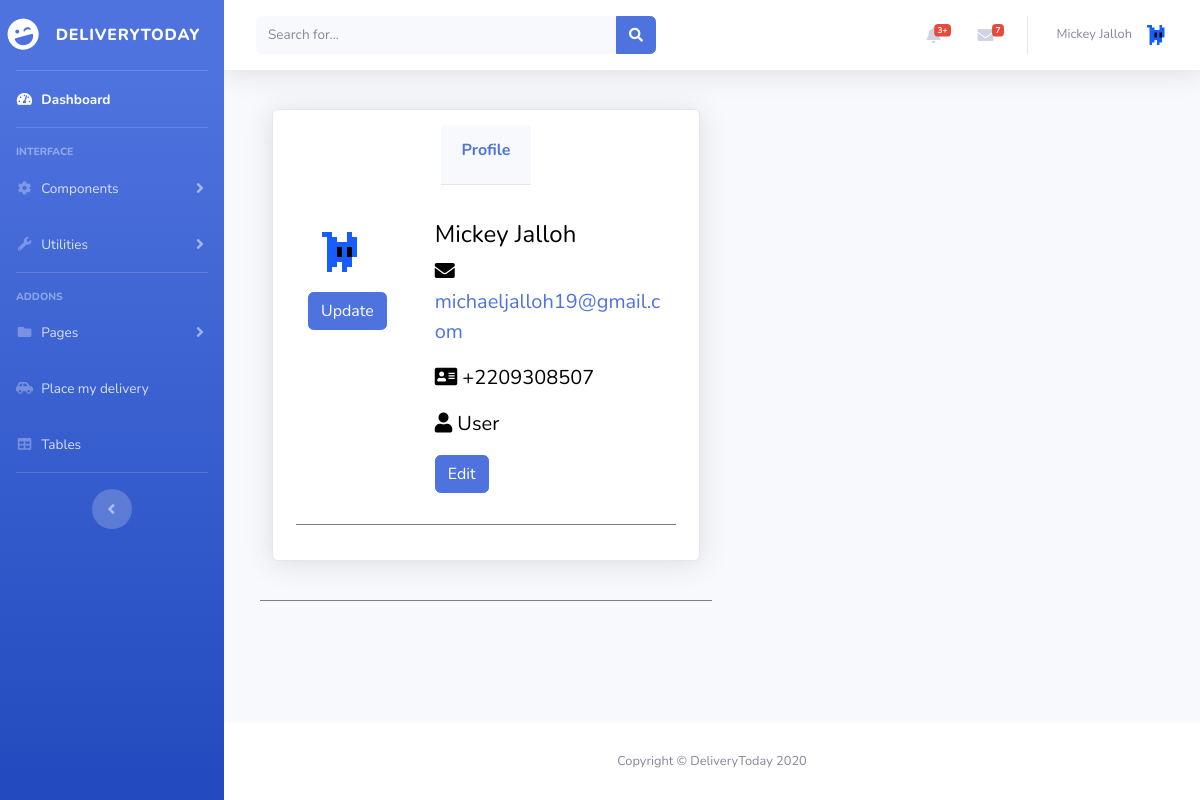
/user/profile (signed in), run on the app's committed database.
### flaskapp/models.py (models this page shows, shortened)
class BaseModel(Model):
    class Meta:
        database = db

class User(BaseModel, UserMixin):  #user mixin is from flask login
    fname = CharField()
    lname = CharField()
    password_hash = CharField()
    email = CharField()
    confirmed = BooleanField()
    phoneno = CharField()
    account_type = CharField()
    profile_pic = CharField(default="380x500.png")

### flaskapp/user/__init__.py (the view)
@user.route("/user/profile")
@login_required
def profile():
    permission_required(["User"])
    id = session["id"]
    user = User.select().where(User.id == id).first()
    if user:
        return render_template('user/profile.html', user = user)
    return abort(404)

### flaskapp/app.py (called while the page is built)
@app.before_request
def before_request():
    session.permanent = True
    app.permanent_session_lifetime = timedelta(minutes=30)

### flaskapp/helpers/permissionHandler.py (called while the page is built)
def permission_required(permissions: List):
    has_permission = False
    for permission in permissions:
        if permission in current_user.account_type:
            has_permission = True
    if not has_permission:
        abort(403)

### flaskapp/models.py (called while the page is built)
@login_manager.user_loader
def load_user(id):
    return User.select().where(User.id == id).first()

### flaskapp/templates/user/profile.html
{% extends "admin-layout.html" %}
{% block content %}
    <div class="container">
        <div class="row">
            <div class="col-xs-12 col-sm-6 col-md-6">
                <div class="card shadow mb-4">
                    <div class="card-header py-3">
                        <h6 class="font-weight-bold text-primary">Profile</h6>
                    </div>
                    <div class="card-body">
                        <div class="row">
                            <div class="col-sm-6 col-md-4">
                                <img src="{{ url_for('user.get_profile_pic', name=user.profile_pic)}}" alt="" class="img-rounded img-responsive">
                                <a href="{{url_for('user.profile_pic')}}" class="btn btn-primary mt-2">Update</a>
                            </div>
                            <div class="col-sm-6 col-md-8">
                                <h4>{{ user.fname }} {{user.lname}}</h4>
                                <p>
                                    <i class="fas fa-envelope"></i><a href="mailto:{{email}}">{{ user.email }}</a>
                                </p>
                                <p>
                                    <i class="fas fa-address-card"></i><span> {{ user.phoneno }}</span>
                                </p>
                                <p>
                                    <i class="fas fa-user"></i><span> {{ user.account_type }}</span>
                                </p>
                                <p>
                                    <a href="{{ url_for('user.profile_update' )}}" class="btn btn-primary">Edit</a>
                                </p>
                            </div>
                        </div>
                    </div>
                </div>
            </div>
        </div>
    </div>
{% endblock content %}

### flaskapp/static/css/site.css (style rules this page uses)
Body { background-image: url("/static/images/Delogo.png"); background-size: cover; background-attachment: fixed; background-size: 100%, 100%; font-family: 'Times New Roman', Times, serif; }
* { margin: 0px; padding: 0px; }
.img-responsive { display: block; height: auto; max-width: 100%; }
.img-rounded { border-radius: 6px; }
.card { background: transparent; border-radius: 0px; border: 0px; border-bottom: 1px solid gray; padding: 15px; color:black; font-size: 20px; }
.card-header { align-self: center; font-size: 20px; color: white; }
.col-sm-6 { background: transparent; border-radius: 0px; border: 0px; border-bottom: 1px solid gray; padding: 15px; color: black; font-size: 20px; }

### data on the page
User: profile_pic (picture), fname "Mickey", lname "Jalloh", email "michaeljalloh19@gmail.com", phoneno "+2209308507", account_type "User"

### other printed values
{{ session["name"] }} "Mickey Jalloh"
